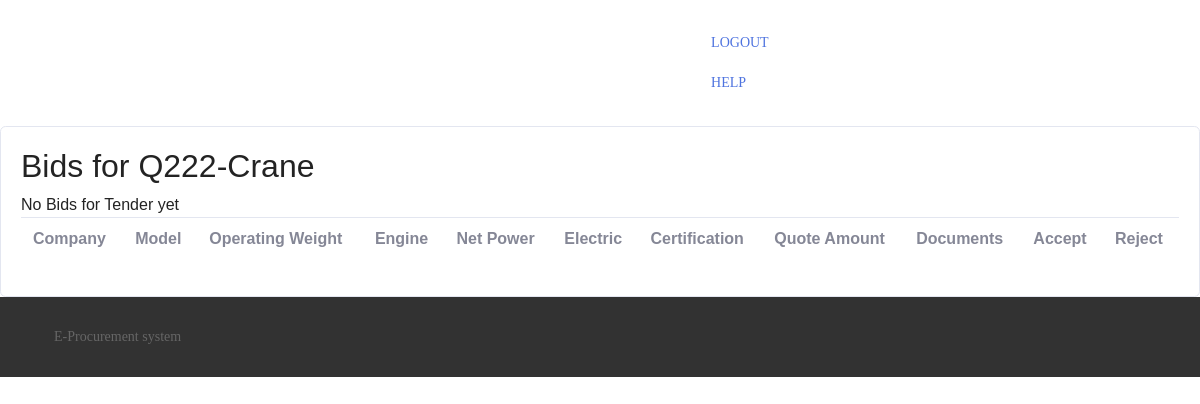
/buyer/listconst3 (signed in), run on an earlier commit of the app's database.
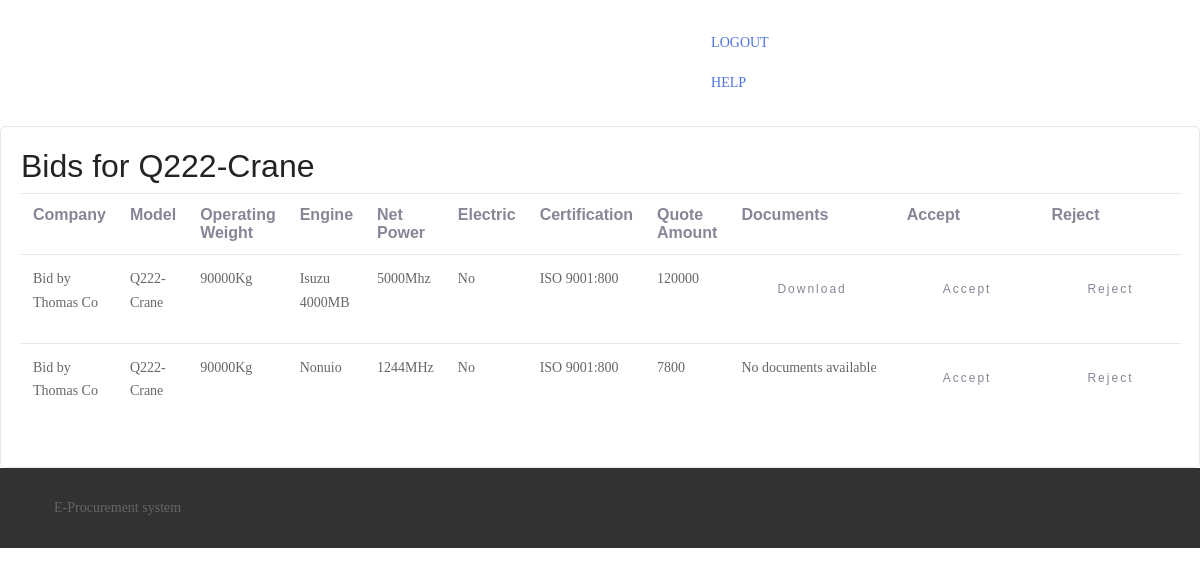
And on a later commit of the database.
### create_tender/models.py (models this page shows, shortened)
class ConstructionTender(models.Model):
    user = models.ForeignKey("auth.User", on_delete=models.CASCADE)
    Mod = models.CharField(max_length=80)
    Net_power = models.CharField(max_length=80)
    Electric = models.CharField(max_length=80)
    Engine = models.CharField(max_length=80, default="No")
    Operating_weight = models.CharField(max_length=80)
    Certification = models.CharField(max_length=80)
    Quantity = models.PositiveIntegerField()
    tender_award = models.CharField(max_length=10, default="No")
    date_created = models.DateField(auto_now=True)
    is_active = models.CharField(max_length=10, default='Yes')
    class Meta:
        ordering = ['-date_created']

### create_bids/models.py (models this page shows, shortened)
class ConstructionBid(models.Model):
    user = models.ForeignKey("auth.User", on_delete=models.CASCADE)
    Tender_ID = models.ForeignKey(ConstructionTender, on_delete=models.CASCADE)
    Mod = models.CharField(max_length=80)
    Net_power = models.CharField(max_length=80)
    Electric = models.CharField(max_length=80)
    Engine = models.CharField(max_length=80, default="No")
    Operating_weight = models.CharField(max_length=80)
    Certification = models.CharField(max_length=80)
    Quote_amount = models.PositiveIntegerField()
    bid_award = models.CharField(max_length=10, default='null')
    date_created = models.DateTimeField(auto_now=True)
    Bid_documents_url = models.FileField(upload_to='bid/documents/', null=True, blank=True)
    class Meta:
        ordering = ['-date_created']

### core/models.py (models this page shows, shortened)
class Profile(models.Model):
    user = models.OneToOneField(User, on_delete=models.CASCADE)
    account_type = models.CharField(max_length=500, blank=False)
    company_name = models.CharField(max_length=30, blank=False)
    creationDate = models.DateField(auto_now=True)

### approve_bids/views.py (the view)
# urls.py: path('listconst<int:tender_id>', views.bid_const_tender_list, name='acceptConst'),
@login_required
def bid_const_tender_list(request, tender_id):
    bids = ConstructionBid.objects.filter(Tender_ID_id=tender_id, bid_award='null')
    tender = ConstructionTender.objects.get(pk=tender_id)
    context = {
        'cbids': bids,
        'tender': tender
    }
    return render(request, 'approve_bids/constTenderBid.html', context)

### templates/approve_bids/constTenderBid.html (shortened to what this page needs)
<html lang="en">
<head>
    {% load static %}
    <link href="{% static "create_tender/css/bootstrap.min.css" %}" rel="stylesheet">
    <link href="{% static "create_tender/css/main.css" %}" rel="stylesheet">
    <link href="{% static 'create_tender/vendor/mdi-font/css/material-design-iconic-font.min.css' %}" rel="stylesheet"
          media="all">
    <link rel="stylesheet" href="{% static 'home/assets/bootstrap/css/bootstrap.min.css' %}">
    <link rel="stylesheet" href="{% static 'home/assets/socicon/css/socicon.min.css' %}">
    <link rel="stylesheet" href="{% static 'home/assets/theme/css/style.css' %}">
    <link rel="stylesheet" href="{% static 'home/assets/animate.css/animate.min.css' %}">
</head>
<body>
<nav class="navbar nav bg-color navbar-fixed-top">
    <div class="container">
        <div class="mbr-table">
            <div class="mbr-table-cell">
                <div class="navbar-brand">
                    <a class="mbr-iconfont mbr-iconfont-menu navbar-caption"
                       href="{% url 'buyerHome' %}">HOME</a>
                </div>
            </div>
            <div class="mbr-table-cell" style="padding: 15px">
                <div class="pull-xs-right nav navbar-nav navbar-toggleable-sm"
                     id="exCollapsingNavbar">
                    <a class="nav-link link" href="{% url 'logout' %}">LOGOUT</a>
                </div>
                <div class="pull-xs-right nav navbar-nav navbar-toggleable-sm" style="padding-right: 15px"
                     id="exCollapsingNavbar">
                    <a class="nav-link link" data-toggle="dropdown-submenu" href="{% url 'help' %}">HELP</a>
                </div>
            </div>
        </div>
    </div>
</nav>
<div class="page-wrapper bg-blue p-t-100 p-b-100 font-robo">
    <div class="">
        <div class="card card-1">
            <div class="card-body">
                <h2 class="title">Bids for {{ tender.Mod }}</h2>
                <table class="table">
                    <tr>
                        <th>
                            Company
                        </th>
                        <th>
                            Model
                        </th>
                        <th>
                            Operating Weight
                        </th>
                        <th>
                            Engine
                        </th>
                        <th>
                            Net Power
                        </th>
                        <th>
                            Electric
                        </th>
                        <th>
                            Certification
                        </th>
                        <th>
                            Quote Amount
                        </th>
                        <th>
                            Documents
                        </th>
                        <th>
                            Accept
                        </th>
                        <th>
                            Reject
                        </th>
                    </tr>
                    {% for bid in cbids %}
                        <tr>
                            <td>
                                <a href="{% url 'user_info' bid.user.profile.id %}"><p>Bid
                                    by {{ bid.user.profile.company_name }}</p>
                                </a>
                            </td>
                            <td>
                                <p>{{ bid.Mod }}</p>
                            </td>
                            <td>
                                <p>{{ bid.Operating_weight }}</p>
                            </td>
                            <td>
                                <p>{{ bid.Engine }}</p>
                            </td>
                            <td>
                                <p>{{ bid.Net_power }}</p>
                            </td>
                            <td>
                                <p>{{ bid.Electric }}</p>
                            </td>
                            <td>
                                <p>{{ bid.Certification }}</p>
                            </td>
                            <td>
                                <p>{{ bid.Quote_amount }}</p>
                            </td>
                            <td>
                                {% if bid.Bid_documents_url %}
                                    <a href="{{ bid.Bid_documents_url.url }}" target="_blank" class="btn btn--green">Download</a>
                                {% else %}
                                    <p>No documents available</p>
                                {% endif %}
                            </td>
                            <td>
                                <form method="post" action="{% url 'approveConstBid' bid.id %}">
                                    <button class="btn btn--def" type="submit">Accept</button>
                                </form>
                            </td>
                            <td>
                                <form method="post" action="{% url 'constRejectBid' bid.id %}">
                                    <button class="btn btn--red" type="submit">Reject</button>
                                </form>
                            </td>
                        </tr>
                    {% empty %}
                        <li>No Bids for Tender yet</li>
                    {% endfor %}
                </table>
            </div>
        </div>
    </div>
</div>
<footer class="mbr-small-footer mbr-section mbr-section-nopadding" id="footer1-6"
        style="background-color: rgb(50, 50, 50); padding-top: 1.75rem; padding-bottom: 1.75rem;">
    <div class="container">
        <p class="text-xs-center">E-Procurement system</p>
    </div>
</footer>
</body>
</html>

### static/login/css/main.css (style rules this page uses)
* { margin: 0px; padding: 0px; box-sizing: border-box; }
body, html { height: 100%; font-family: Poppins-Regular, sans-serif; }
a { font-family: Poppins-Regular; font-size: 14px; line-height: 1.7; color: #666666; margin: 0px; transition: all 0.4s; -webkit-transition: all 0.4s; -o-transition: all 0.4s; -moz-transition: all 0.4s; }
h1,h2,h3,h4,h5,h6 { margin: 0px; }
p { font-family: Poppins-Regular; font-size: 14px; line-height: 1.7; color: #666666; margin: 0px; }
button { outline: none !important; border: none; background: transparent; }

### static/home/assets/theme/css/style.css (style rules this page uses)
.container { position: relative; }
.btn { margin-bottom: 0.5rem; }
.btn { font-family: 'Montserrat', sans-serif; font-weight: 500; letter-spacing: 2px; padding: 0.75rem 2.1875rem; font-size: 0.75rem; line-height: 1.5; border-radius: 3px; -webkit-transition: all .3s ease-in-out; -moz-transition: all .3s ease-in-out; transition: all .3s ease-in-out; }
body { font-family: 'Raleway', sans-serif; color: #232323; }
h1, h2, h3, h4, h5, h6, .h1, .h2, .h3, .h4, .h5, .h6, .display-1, .display-2, .display-3, .display-4 { font-family: 'Montserrat', sans-serif; word-break: break-word; word-wrap: break-word; }
.mbr-section { position: relative; padding-top: 120px; padding-bottom: 120px; background-position: 50% 50%; background-repeat: no-repeat; background-size: cover; }
.mbr-section-nopadding { padding-top: 0; padding-bottom: 0; }
.mbr-table { display: table; width: 100%; }
.mbr-table-cell { display: table-cell; float: none; padding-bottom: 0; padding-top: 0; position: relative; vertical-align: middle; }
.mbr-small-footer { background: #323232; color: #acacac; font-size: 0.8125rem; padding: 1.75rem 0; }
.mbr-small-footer p { margin-bottom: 0; }
.mbr-iconfont.mbr-iconfont-menu, .mbr-iconfont.mbr-iconfont-ext__menu { font-size: 37px; text-decoration: none; color: #fff; }

What changed in the data, as far as the page shows it:
added ConstructionBid: user.profile.company_name "Thomas Co", Mod "Q222-Crane", Operating_weight "90000Kg", Engine "Isuzu 4000MB", Net_power "5000Mhz", Electric "No", Certification "ISO 9001:800", Quote_amount "120000"
added ConstructionBid: user.profile.company_name "Thomas Co", Mod "Q222-Crane", Operating_weight "90000Kg", Engine "Nonuio", Net_power "1244MHz", Electric "No", Certification "ISO 9001:800", Quote_amount "7800", Bid_documents_url "No documents available"
Also different on the page:
text no longer shown: "No Bids for Tender yet"
